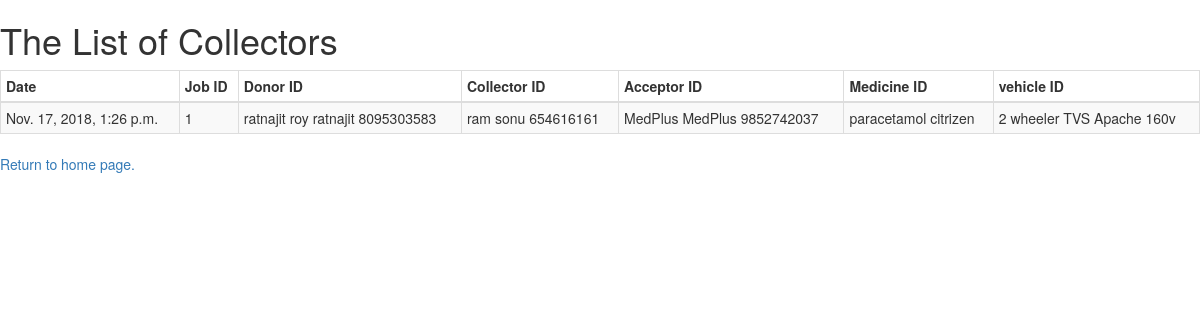
Screenshot of /job with the database file from the repository.
### MedicalDonation/models.py (models this page shows, shortened)
class job(models.Model):
    donor_id = models.ForeignKey(Doner,blank=True,on_delete=models.CASCADE)
    collector_id = models.ForeignKey(Collector,blank=True, on_delete=models.CASCADE)
    acceptor_id = models.ForeignKey(Acceptor,blank=True, on_delete=models.CASCADE)
    medicine_id = models.ForeignKey(medicine,blank=True, on_delete=models.CASCADE)
    vehicle_id = models.ForeignKey(vehicle,blank=True,on_delete=models.CASCADE)
    date = models.DateTimeField(default=datetime.now(tz=None))

class Doner(models.Model):
    name = models.CharField(max_length=64)
    address = models.CharField(max_length=128,unique=True)
    pinCode = models.IntegerField()
    Phone_no = models.IntegerField()
    BirthDate = models.DateField()
    UID = models.IntegerField(unique=True)
    email = models.EmailField(max_length=64)
    username = models.CharField(max_length=16,unique=True)
    password = models.CharField(max_length=16)
    image = models.FileField(upload_to='photos/doner')
    def __str__(self):
        return (f"{self.name} {self.username} {self.Phone_no}")

class Collector(models.Model):
    name = models.CharField(max_length=64)
    address = models.CharField(max_length=128)
    pinCode = models.IntegerField()
    Phone_no = models.IntegerField()
    BirthDate = models.DateField()
    UID = models.IntegerField(unique=True)
    email = models.EmailField(max_length=64)
    username = models.CharField(max_length=16,unique=True)
    password = models.CharField(max_length=16)
    qualification = models.CharField(max_length=64)
    Driving_License = models.CharField(max_length=32)
    Driving_License_image = models.FileField(upload_to='photos/collector/DL')
    image = models.FileField(upload_to='photos/collector/image')
    def __str__(self):
         return (f"{self.name} {self.username} {self.Phone_no}")

class Acceptor(models.Model):
    name = models.CharField(max_length=64)
    proprietor = models.CharField(max_length=64)
    license_no = models.CharField(max_length=64)
    address = models.CharField(max_length=128)
    pincode = models.PositiveIntegerField()
    UID = models.IntegerField(unique=True)
    start_time = models.TimeField(auto_now=True)
    end_time = models.TimeField(auto_now=True)
    email = models.EmailField()
    username = models.CharField(max_length=64, unique=True)
    password = models.CharField(max_length=16)
    Phone_no = models.IntegerField()
    image = models.FileField(upload_to='photos/acceptor')
    def __str__(self):
        return (f"{self.name} {self.username} {self.Phone_no}")

class medicine(models.Model):
    name = models.CharField(max_length=32)
    mfgdate = models.DateField(auto_now=True)
    expdate = models.DateField(auto_now=True)
    manufacturer = models.CharField(max_length=64)
    tradename = models.CharField(max_length=64)
    composition = models.CharField(max_length=64)
    uses = models.CharField(max_length=64)
    quantity = models.PositiveIntegerField()
    sideeffect = models.CharField(max_length=64)
    saltcomposition = models.CharField(max_length=64)
    dosage = models.CharField(max_length=64)
    def __str__(self):
        return (f"{self.name} {self.tradename}")

class vehicle(models.Model):
    type = models.CharField(max_length=32)
    name = models.CharField(max_length=32)
    RC_no =models.CharField(max_length=32)
    registration_no = models.CharField(max_length=16)
    last_servicing = models.DateField()
    fuel_type = models.CharField(max_length=32)
    insurence_no = models.CharField(max_length=32)
    owner_name = models.CharField(max_length=32)
    Date_purchase = models.DateField()
    owner_number = models.IntegerField()
    def __str__(self):
        return (f"{self.type} {self.name}")

### MedicalDonation/views.py (the view)
# urls.py: path("job",views.jobs, name="job_view"),
def jobs(request):
    context = {
    "jobs": job.objects.all()
    }
    return render(request, "MedicalDonation/job.html",context)

### MedicalDonation/templates/MedicalDonation/job.html (shortened to what this page needs)
<!DOCTYPE html>
<html lang="en" dir="ltr">
  <head>
    <link rel="stylesheet" href="https://maxcdn.bootstrapcdn.com/bootstrap/3.3.7/css/bootstrap.min.css">
  </head>
  <body>
    <h1>The List of Collectors</h1>
    {% load static %}
    <div class="">
      <table border="1" class="table table-striped table-bordered table-hover table-condensed">
        <thead>
          <th> <b>Date</b> </th>
          <th> <b>Job ID</b> </th>
          <th> <b>Donor ID</b> </th>
          <th> <b>Collector ID</b> </th>
          <th> <b>Acceptor ID</b> </th>
          <th> <b>Medicine ID</b> </th>
          <th> <b>vehicle ID</b> </th>
        </thead>
        {% for j in jobs %}
        <tbody>
            <td>{{j.date}}</td>
            <td>{{j.id}}</td>
            <td>{{j.donor_id}}</td>
            <td>{{j.collector_id}}</td>
            <td>{{j.acceptor_id}}</td>
            <td>{{j.medicine_id}}</td>
            <td>{{j.vehicle_id}}</td>
        </tbody>
        {% endfor  %}
      </table>
      <a href="/">Return to home page.</a>
    </div>
  </body>
</html>

### rows the page displays
job: date "Nov. 17, 2018, 1:26 p.m.", id "1", donor_id "ratnajit roy ratnajit 8095303583", collector_id "ram sonu 654616161", acceptor_id "MedPlus MedPlus 9852742037", medicine_id "paracetamol citrizen", vehicle_id "2 wheeler TVS Apache 160v"
